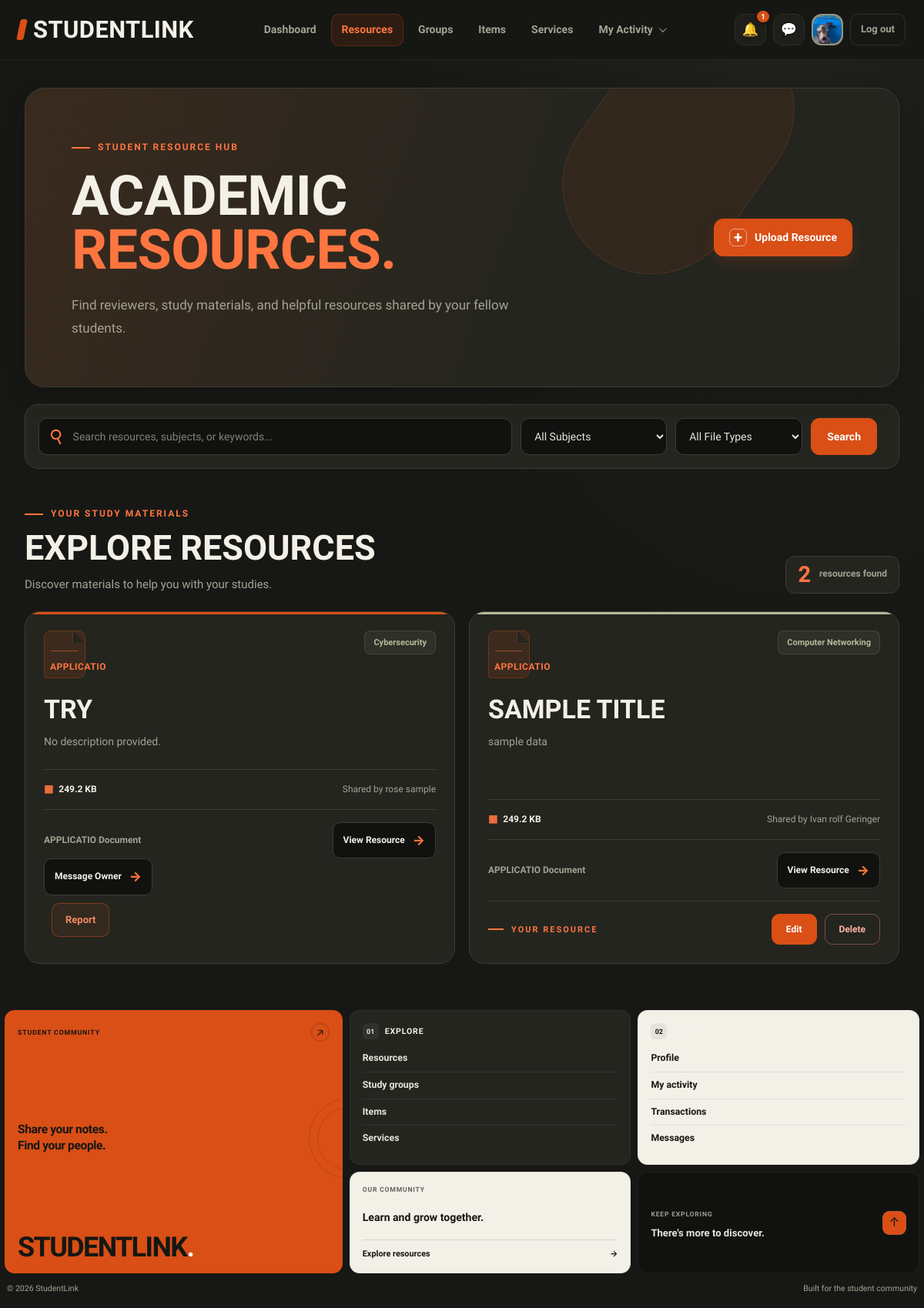
The page /resources.php (signed in) on the database its author committed.
### tables this page shows
CREATE TABLE `users` (
  `id` int(10) UNSIGNED NOT NULL,
  `full_name` varchar(100) NOT NULL,
  `email` varchar(150) NOT NULL,
  `password_hash` varchar(255) DEFAULT NULL,
  `google_id` varchar(64) DEFAULT NULL,
  `course` varchar(50) DEFAULT NULL,
  `year_level` varchar(20) DEFAULT NULL,
  `about` text DEFAULT NULL,
  `skills` varchar(255) DEFAULT NULL,
  `photo_path` varchar(255) DEFAULT NULL,
  `role` enum('student','admin') NOT NULL DEFAULT 'student',
  `status` enum('Active','Suspended') NOT NULL DEFAULT 'Active',
  `created_at` timestamp NOT NULL DEFAULT current_timestamp()
);

CREATE TABLE `resources` (
  `id` int(10) UNSIGNED NOT NULL,
  `user_id` int(10) UNSIGNED NOT NULL,
  `subject_id` int(10) UNSIGNED NOT NULL,
  `title` varchar(150) NOT NULL,
  `resource_type` enum('Lecture Notes','Reviewer','Study Guide','Programming Example','Project Reference','Presentation') NOT NULL DEFAULT 'Reviewer',
  `description` text DEFAULT NULL,
  `file_name` varchar(150) NOT NULL,
  `file_path` varchar(255) NOT NULL,
  `file_type` varchar(10) NOT NULL DEFAULT 'PDF',
  `file_size` int(10) UNSIGNED NOT NULL DEFAULT 0,
  `status` enum('Active','Removed') NOT NULL DEFAULT 'Active',
  `created_at` timestamp NOT NULL DEFAULT current_timestamp()
);

### resources.php (the view, shortened to what the rows shown need)
<?php
require_once __DIR__ . '/db_connect.php';
require_once __DIR__ . '/includes/functions.php';
$userId = (int) $_SESSION['user_id'];
function resourceEscape($value)
{
    return htmlspecialchars(
        (string) $value,
        ENT_QUOTES,
        'UTF-8'
    );
}
function resourceFormatSize($bytes)
{
    $bytes = (int) $bytes;
    if ($bytes >= 1024) {
        return number_format($bytes / 1024, 1) . ' KB';
    }
    return $bytes . ' bytes';
}
$css = ['resources'];
$bare = false;
$search = trim($_GET['q'] ?? '');
$selectedSubject = trim($_GET['subject'] ?? '');
$selectedType = trim($_GET['type'] ?? '');
$resources = [];
$loadError = false;
try {
    $sql = "
        SELECT
            r.id,
            r.user_id,
            r.subject_id,
            r.title,
            r.resource_type,
            r.description,
            r.file_name,
            r.file_path,
            r.file_type,
            r.file_size,
            r.created_at,
            COALESCE(s.name, 'Uncategorized') AS subject,
            COALESCE(
                NULLIF(u.full_name, ''),
                NULLIF(u.email, ''),
                'Student'
            ) AS uploader
        FROM resources AS r
        LEFT JOIN subjects AS s
            ON s.id = r.subject_id
        LEFT JOIN users AS u
            ON u.id = r.user_id
        WHERE r.status = 'Active'
          AND (
              ? = ''
              OR r.title LIKE ?
              OR COALESCE(s.name, '') LIKE ?
              OR COALESCE(r.description, '') LIKE ?
              OR COALESCE(u.full_name, u.email, 'Student') LIKE ?
          )
          AND (? = '' OR s.name = ?)
          AND (? = '' OR r.file_type = ?)
        ORDER BY r.created_at DESC, r.id DESC
    ";
    $resourceStmt = $conn->prepare($sql);
    $searchTerm = '%' . $search . '%';
    $resourceStmt->bind_param(
        'sssssssss',
        $search,
        $searchTerm,
        $searchTerm,
        $searchTerm,
        $searchTerm,
        $selectedSubject,
        $selectedSubject,
        $selectedType,
        $selectedType
    );
    if (!$resourceStmt->execute()) {
        throw new RuntimeException(
            'Resource query execution failed: ' . $resourceStmt->error
        );
    }
    $resourceResult = $resourceStmt->get_result();
    while ($row = $resourceResult->fetch_assoc()) {
        $resources[] = $row;
    }
} catch (Throwable $error) {
    $loadError = true;
    $resources = [];
    error_log(
        'StudentLink resources error: ' . $error->getMessage()
    );
    if (isset($resourceStmt) && $resourceStmt instanceof mysqli_stmt) {
        try {
            $resourceStmt->close();
        } catch (Throwable $closeError) {
            error_log($closeError->getMessage());
        }
    }
}
require_once __DIR__ . '/includes/header.php';
?>
<main class="resources-page">
    <section class="resources-intro">
        <div class="resources-intro-content">
            <h1>
                Academic <span>Resources.</span>
            </h1>
        </div>
    </section>
    <section class="resources-library">
        <div class="resources-section-heading">
            <div>
                <h2>Explore Resources</h2>
            </div>
        </div>
        <?php if ($loadError): ?>
            <div class="resources-empty-state">
                <h3>Unable to load resources</h3>
                <p>
                    Something went wrong while retrieving resources.
                    Please try again later.
                </p>
            </div>
        <?php elseif (!empty($resources)): ?>
            <div class="resources-grid">
                <?php foreach ($resources as $resource): ?>
                    <?php
                    $fileType = strtoupper(
                        trim($resource['file_type'] ?? '')
                    );
                    $description = trim(
                        $resource['description'] ?? ''
                    );
                    if ($description === '') {
                        $description = 'No description provided.';
                    }
                    $fileSize = resourceFormatSize(
                        $resource['file_size'] ?? 0
                    );
                    $resourceOwnerId = (int) ($resource['user_id'] ?? 0);
                    $isOwner = ($resourceOwnerId === (int) $userId);
                    ?>
                    <article class="resource-card">
                        <div class="resource-card-top">
                            <div
                                class="resource-file-icon"
                                aria-hidden="true"
                            >
                                <span class="file-fold"></span>
                                <span class="file-type-label">
                                    <?= resourceEscape($fileType) ?>
                                </span>
                            </div>
                            <span class="resource-subject">
                                <?= resourceEscape($resource['subject']) ?>
                            </span>
                        </div>
                        <div class="resource-card-content">
                            <h3>
                                <?= resourceEscape($resource['title']) ?>
                            </h3>
                            <p class="resource-description">
                                <?= resourceEscape($description) ?>
                            </p>
                        </div>
                        <div class="resource-card-meta">
                            <span class="resource-size">
                                <span aria-hidden="true">&#9638;</span>
                                <?= resourceEscape($fileSize) ?>
                            </span>
                            <span class="resource-uploader">
                                Shared by
                                <?= resourceEscape($resource['uploader']) ?>
                            </span>
                        </div>
                        <div class="resource-card-footer">
                            <span class="resource-format">
                                <?= resourceEscape($fileType) ?> Document
                            </span>
                            <a
                                href="resource-view.php?id=<?= (int) $resource['id'] ?>"
                                class="resource-view-btn"
                            >
                                View Resource
                                <span aria-hidden="true">&rarr;</span>
                            </a>
                        </div>
                        <?php if (!$isOwner): ?>
                            <div class="resource-message-actions">
                                <form
                                    method="post"
                                    action="resources.php"
                                    class="resource-message-form"
                                >
                                    <button
                                        type="submit"
                                        class="resource-view-btn"
                                    >
                                        Message Owner
                                        <span aria-hidden="true">&#8594;</span>
                                    </button>
                                </form>
                            </div>
                        <?php endif; ?>
                        <?php if (!$isOwner): ?>
                            <div class="resource-report-actions">
                                <a
                                    href="report.php?type=Resource&id=<?= (int) $resource['id'] ?>"
                                    class="resource-report-btn"
                                >
                                    Report
                                </a>
                            </div>
                        <?php endif; ?>
                        <?php if ($isOwner): ?>
                            <div class="resource-owner-actions">
                                <span class="resource-owner-label">
                                    Your resource
                                </span>
                                <div class="resource-owner-buttons">
                                    <a
                                        href="resource-edit.php?id=<?= (int) $resource['id'] ?>"
                                        class="resource-edit-btn"
                                    >
                                        Edit
                                    </a>
                                    <form
                                        method="post"
                                        action="resource-delete.php"
                                        class="resource-delete-form"
                                        onsubmit="return confirm('Are you sure you want to remove this resource?');"
                                    >
                                        <button
                                            type="submit"
                                            class="resource-delete-btn"
                                        >
                                            Delete
                                        </button>
                                    </form>
                                </div>
                            </div>
                        <?php endif; ?>
                    </article>
                <?php endforeach; ?>
            </div>
        <?php endif; ?>
    </section>
</main>
<?php require_once __DIR__ . '/includes/footer.php'; ?>

### includes/header.php (shortened to what the rows shown need)
<?php
require_once __DIR__ . '/functions.php';
require_once __DIR__ . '/../db_connect.php';
$css = $css ?? [];
$bare = $bare ?? false;
$headerName = $_SESSION['full_name']
    ?? $_SESSION['user']
    ?? 'Student';
$headerPhoto = '';
if (!empty($_SESSION['user_id'])) {
    $headerUserId = (int) $_SESSION['user_id'];
    $photoStmt = $conn->prepare("
        SELECT full_name, photo_path
        FROM users
        WHERE id = ?
        LIMIT 1
    ");
    if ($photoStmt) {
        $photoStmt->bind_param('i', $headerUserId);
        $photoStmt->execute();
        $photoResult = $photoStmt->get_result();
        $headerUser = $photoResult->fetch_assoc();
        if ($headerUser) {
            $headerName = $headerUser['full_name'] ?: $headerName;
            if (!empty($headerUser['photo_path'])) {
                $headerPhoto = $headerUser['photo_path'];
            }
        }
    }
}
?>
<!DOCTYPE html>
<html lang="en">
<head>
    <?php foreach ($css as $stylesheet): ?>
        <link
            rel="stylesheet"
            href="css/<?= e($stylesheet) ?>.css"
        >
    <?php endforeach; ?>
</head>
<body>
<?php if (!$bare): ?>
<nav class="nav" aria-label="Main navigation">
    <div class="nav-tools">
        <a
            class="avatar"
            href="profile.php"
            aria-label="Your profile"
            title="<?= e($headerName) ?>"
        >
            <?php if ($headerPhoto !== ''): ?>
                <img
                    src="<?= e($headerPhoto) ?>"
                    alt="Your profile photo"
                >
            <?php else: ?>
                <?= e(initials($headerName)) ?>
            <?php endif; ?>
        </a>
    </div>
</nav>
<?php endif; ?>
</body>
</html>

### rows shown on the page
users: photo_path (picture)
resources: file_type "APPLICATIO", subject "Cybersecurity", title "TRY", description "No description provided.", file_size "249.2 KB", uploader "rose sample"
resources: file_type "APPLICATIO", subject "Computer Networking", title "SAMPLE TITLE", description "sample data", file_size "249.2 KB", uploader "Ivan rolf Geringer"

### other values the page prints
$label "Dashboard"
$label "Resources"
$label "Groups"
$label "Items"
$label "Services"
$unreadNotificationCount "1"
count($resources) "2"
